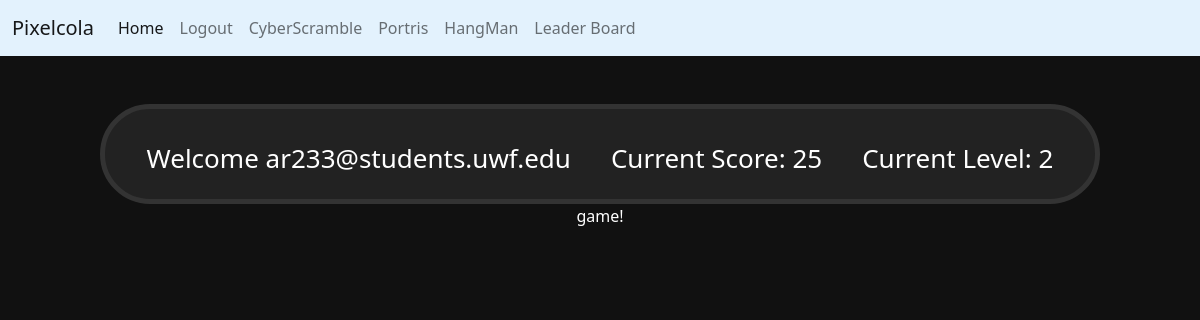
The page /gameV2 (signed in) on the database as committed earlier.
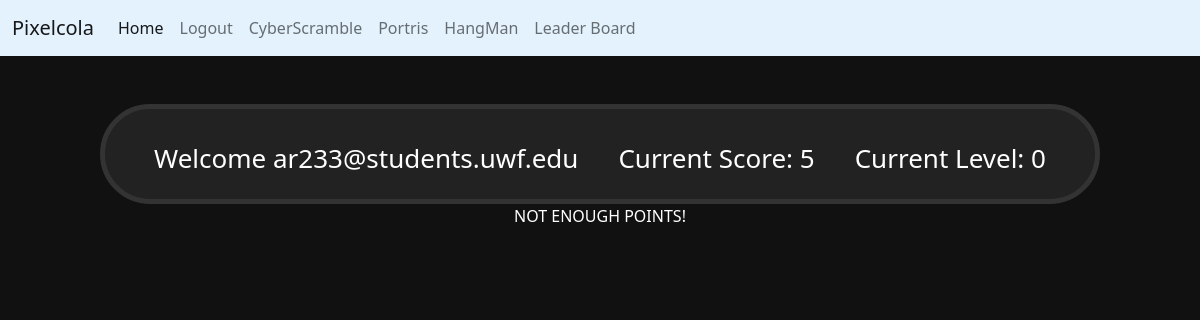
The same page on the database as committed later.
### website/models.py (models this page shows)
class User(db.Model, UserMixin):
    id = db.Column(db.Integer, primary_key=True)
    email = db.Column(db.String(150), unique=True)
    password = db.Column(db.String(150))
    first_name = db.Column(db.String(150))
    notes = db.relationship('Note')
    level = db.Column(db.Integer())
    score= db.Column(db.Integer())
    user_id = db.Column(db.Integer, db.ForeignKey('user.id'))

### website/auth.py (the view)
@auth.route('/gameV2', methods=['GET', 'POST'])
@login_required
def gameV2():
    return render_template("gamev2.html", user=current_user)

### website/__init__.py (called while the page is built)
def create_app():
    app = Flask(__name__)
    app.config['SECRET_KEY'] = 'hjshjhdjah kjshkjdhjs'
    app.config['SQLALCHEMY_DATABASE_URI'] = f'sqlite:///{DB_NAME}'
    db.init_app(app)
    from .views import views
    from .auth import auth
    app.register_blueprint(views, url_prefix='/')
    app.register_blueprint(auth, url_prefix='/')
    from .models import User, Note
    with app.app_context():
        db.drop_all()
        db.create_all()
    login_manager = LoginManager()
    login_manager.login_view = 'auth.login'
    login_manager.init_app(app)
    @login_manager.user_loader
    def load_user(id):
        return User.query.get(int(id))
    return app

### website/templates/gamev2.html
{% extends "base.html" %} {% block title %}Home{% endblock %}
{% block content
    %}
<br />
<br />
<div class="banner" id="banner">
    <p> Welcome {{ user.email }}</p>
    <p>Current Score: <span id="current-score">{{ user.score }}</span></p>
    <p> Current Level: <span id="current-level">{{ user.level }}</span> </p>
</div>
<div class="section">
{% if user.level < 1 %}
<p>NOT ENOUGH POINTS!</p>
{% else %}
<p>game!</p>
{% endif %}
</div>
<br />
<br />
<br />
</body>
</html>
{%endblock%}

Rows that differ between the two databases and show on the page:
changed User "ar233@students.uwf.edu": score "25" → "5"; level "2" → "0"
Other text that changed with them:
text no longer shown: "game!"
text now shown: "NOT ENOUGH POINTS!"
